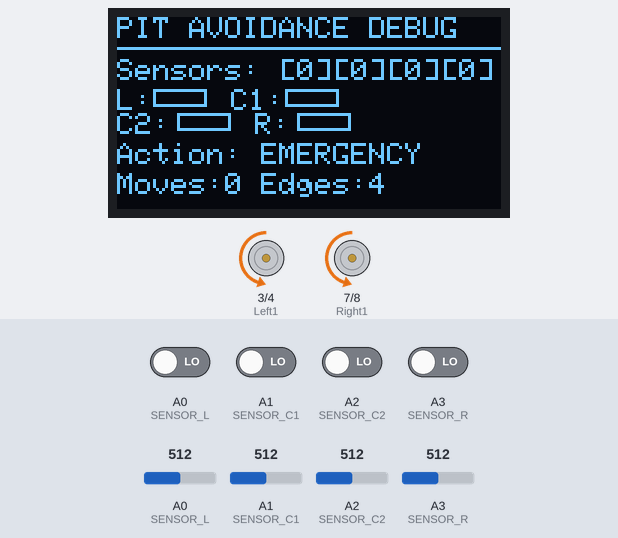
Simulated run of this sketch. Board: Arduino Uno, built with avr-gcc and run on an emulated ATmega328P. Parts: 128×64 one-colour display, motor-driver pin pairs drawn as motors (green arrow = first pin HIGH = forward, orange = second pin HIGH = backward, longer = more drive, scaled by the enable pin). The inputs (shaded band) are chosen by the test bench; at power-on: A0 (SENSOR_L), A1 (SENSOR_C1), A2 (SENSOR_C2), A3 (SENSOR_R) LOW, A0 (SENSOR_L) = 512, A1 (SENSOR_C1) = 512, A2 (SENSOR_C2) = 512, A3 (SENSOR_R) = 512. What the sketch prints to the serial monitor is not drawn.

Above: at 5.2 s.
5.3 s: A3 (SENSOR_R) driven HIGH
At 8.6 s:
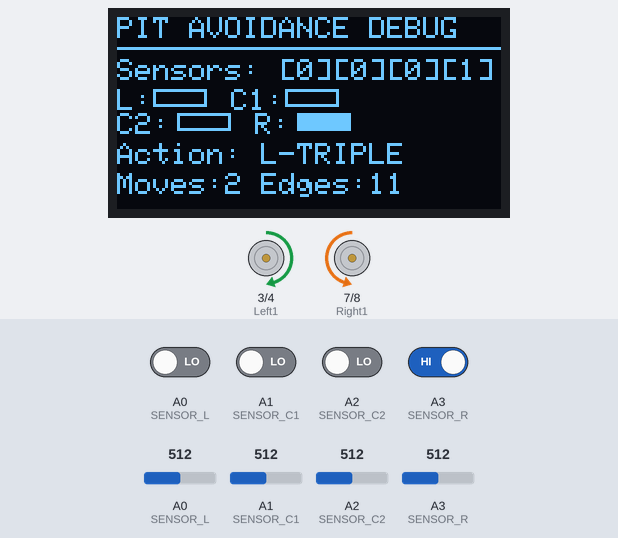
9.0 s: A0 (SENSOR_L) driven HIGH
At 11.03 s:
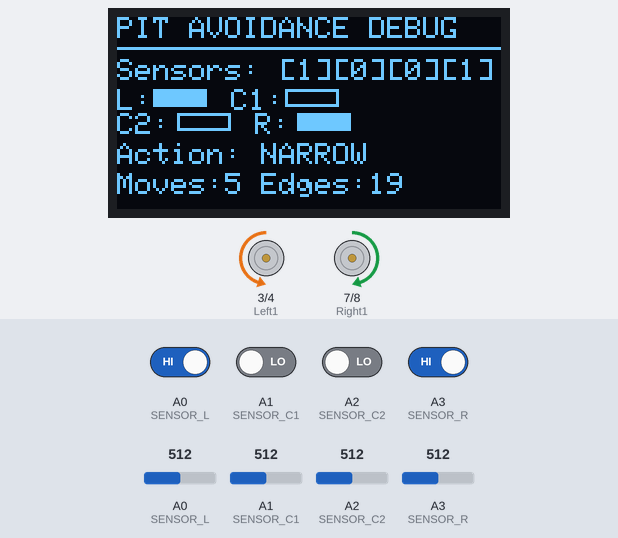
12.3 s: A1 (SENSOR_C1) driven HIGH
At 13.25 s:
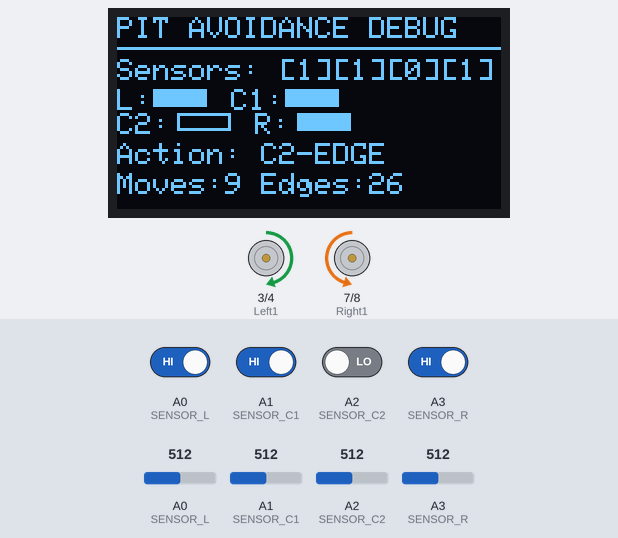
14.6 s: A2 (SENSOR_C2) driven HIGH
At 15.4 s:
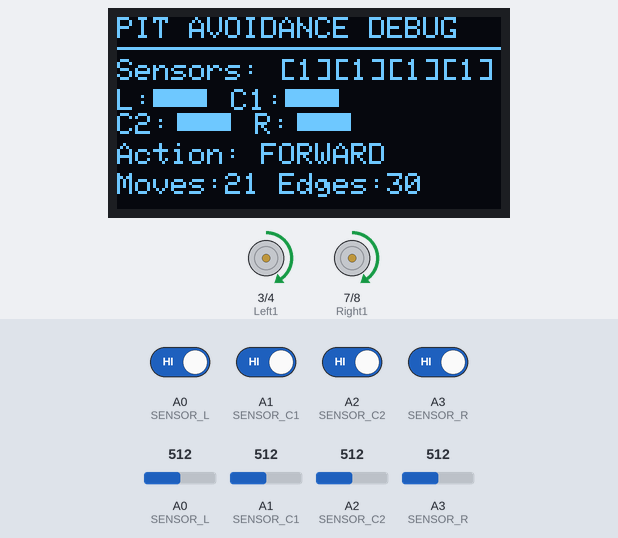
16.9 s: A0 (SENSOR_L) driven LOW
At 17.72 s:
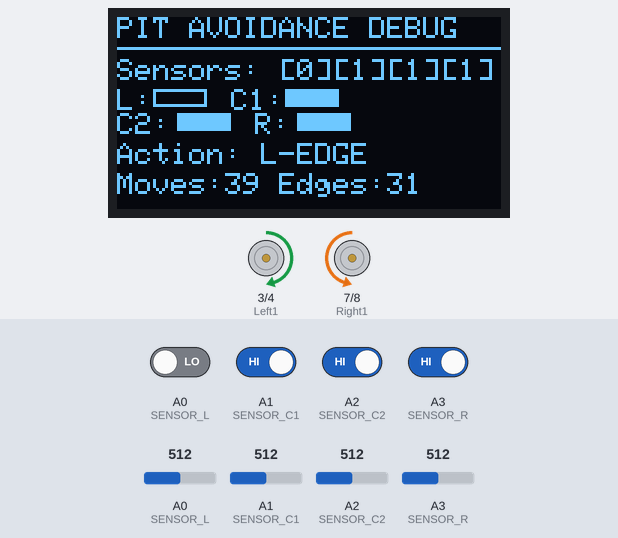
19.2 s: A1 (SENSOR_C1) driven LOW
At 20.58 s:
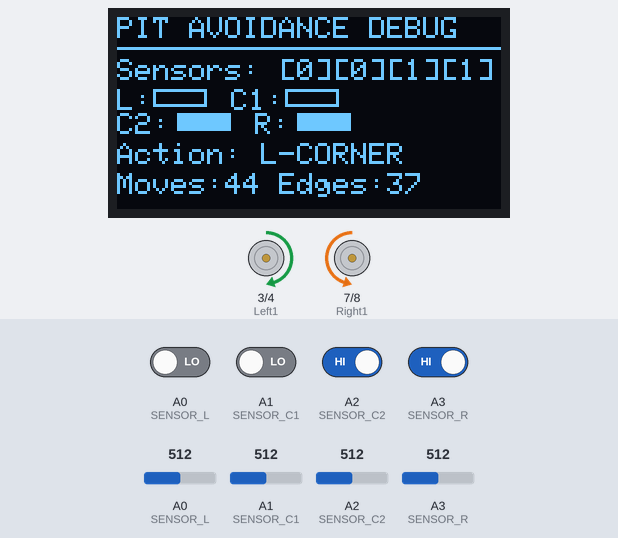
Timing chart, 0 to 23.3 s (numbered marks = the images above; inputs shaded):
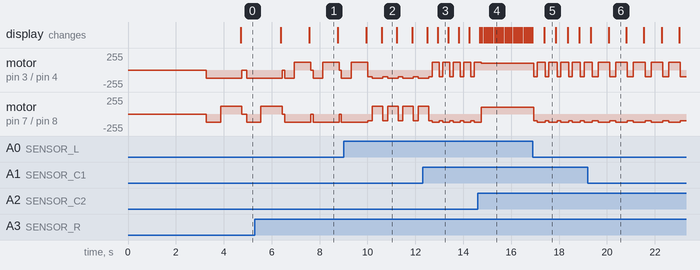

Measured:
- after the input at 5.3 s, the display: first differs from a run without the input after 2.3 s (image 1)
- after the input at 9.0 s, motor on pin 7 (Right1) / pin 8 (Right2): alternates forward 120/255 for 0.44 s and backward 100/255 for 0.20 s, starting after 1.0 s; the display: first differs from a run without the input after 1.6 s (image 2)
- after the input at 12.3 s, motor on pin 3 (Left1) / pin 4 (Left2): alternates forward 120/255 for 0.29 s and backward 100/255 for 0.15 s, starting after 0.40 s; motor on pin 7 (Right1) / pin 8 (Right2): alternates backward 120/255 for 0.29 s and backward 100/255 for 0.15 s, starting after 0.40 s
- after the input at 14.6 s, the display: first differs from a run without the input after 0.18 s (image 4 shows a later state)
- after the input at 16.9 s, motor on pin 3 (Left1) / pin 4 (Left2): alternates forward 120/255 for 0.34 s and backward 100/255 for 0.15 s, starting at once; motor on pin 7 (Right1) / pin 8 (Right2): alternates backward 120/255 for 0.34 s and backward 100/255 for 0.15 s, starting at once; the display: changes after 0.48 s (image 5)
- after the input at 19.2 s, motor on pin 3 (Left1) / pin 4 (Left2): alternates forward 120/255 for 0.49 s and backward 100/255 for 0.25 s, starting after 0.43 s; motor on pin 7 (Right1) / pin 8 (Right2): alternates backward 120/255 for 0.49 s and backward 100/255 for 0.25 s, starting after 0.43 s
- by itself, motor on pin 3 (Left1) / pin 4 (Left2): repeats every 1.2 s: backward 120/255 0.40 s, forward 120/255 0.69 s, stopped 0.10 s
- by itself, motor on pin 7 (Right1) / pin 8 (Right2): repeats every 1.2 s: stopped 0.10 s, backward 120/255 1.1 s

The sketch:

06_Car-1_PitAvoidance_Using_IR.ino
```cpp
// ============================================
// INTELLIGENT PIT AVOIDANCE WITH OLED DEBUG
// ============================================
// Black table = HIGH, White edge = LOW
// OLED on A4 (SDA) and A5 (SCL)
// ============================================

#include <Wire.h>
#include <Adafruit_GFX.h>
#include <Adafruit_SSD1306.h>

// OLED Display settings
#define SCREEN_WIDTH 128
#define SCREEN_HEIGHT 64
#define OLED_RESET -1
Adafruit_SSD1306 display(SCREEN_WIDTH, SCREEN_HEIGHT, &Wire, OLED_RESET);

// Motor pins
#define Left1 3
#define Left2 4
#define Left_Speed 5
#define Right1 7
#define Right2 8
#define Right_Speed 6

// Sensor pins
#define SENSOR_L A0
#define SENSOR_C1 A1
#define SENSOR_C2 A2
#define SENSOR_R A3

// Speed settings
int normalSpeed = 100;
int turnSpeed = 120;

// Statistics
unsigned long moveCount = 0;
unsigned long edgeDetections = 0;
String currentAction = "INIT";

void setup() {
  // Motor pins
  pinMode(Left1, OUTPUT);
  pinMode(Left2, OUTPUT);
  pinMode(Left_Speed, OUTPUT);
  pinMode(Right1, OUTPUT);
  pinMode(Right2, OUTPUT);
  pinMode(Right_Speed, OUTPUT);

  // Sensor pins
  pinMode(SENSOR_L, INPUT);
  pinMode(SENSOR_C1, INPUT);
  pinMode(SENSOR_C2, INPUT);
  pinMode(SENSOR_R, INPUT);

  Serial.begin(9600);

  // Initialize OLED
  if(!display.begin(SSD1306_SWITCHCAPVCC, 0x3C)) {
    Serial.println(F("SSD1306 allocation failed"));
    for(;;);
  }

  display.clearDisplay();
  display.setTextSize(1);
  display.setTextColor(WHITE);

  // Startup screen
  showStartupScreen();
  delay(3000);

  Serial.println("System Ready!");
}

void loop() {
  // Read sensors (BLACK table = HIGH, WHITE edge = LOW)
  int L = digitalRead(SENSOR_L);
  int C1 = digitalRead(SENSOR_C1);
  int C2 = digitalRead(SENSOR_C2);
  int R = digitalRead(SENSOR_R);

  // Read analog values for display
  int aL = analogRead(SENSOR_L);
  int aC1 = analogRead(SENSOR_C1);
  int aC2 = analogRead(SENSOR_C2);
  int aR = analogRead(SENSOR_R);

  // Intelligent decision making
  makeDecision(L, C1, C2, R);

  // Update OLED display
  updateOLED(L, C1, C2, R, aL, aC1, aC2, aR);

  // Serial debug
  serialDebug(L, C1, C2, R);

  moveCount++;
  delay(50);
}

// ============================================
// INTELLIGENT DECISION ALGORITHM
// ============================================
void makeDecision(int L, int C1, int C2, int R) {

  // ALL ON BLACK TABLE - SAFE
  if(L == HIGH && C1 == HIGH && C2 == HIGH && R == HIGH) {
    currentAction = "FORWARD";
    forward(normalSpeed);
  }

  // ═══════════════════════════════════════════
  // SINGLE EDGE DETECTION
  // ═══════════════════════════════════════════

  // LEFT EDGE ONLY
  else if(L == LOW && C1 == HIGH && C2 == HIGH && R == HIGH) {
    currentAction = "L-EDGE";
    edgeDetections++;
    avoidLeft();
  }

  // RIGHT EDGE ONLY
  else if(L == HIGH && C1 == HIGH && C2 == HIGH && R == LOW) {
    currentAction = "R-EDGE";
    edgeDetections++;
    avoidRight();
  }

  // CENTER1 EDGE ONLY
  else if(L == HIGH && C1 == LOW && C2 == HIGH && R == HIGH) {
    currentAction = "C1-EDGE";
    edgeDetections++;
    avoidCenter1();
  }

  // CENTER2 EDGE ONLY
  else if(L == HIGH && C1 == HIGH && C2 == LOW && R == HIGH) {
    currentAction = "C2-EDGE";
    edgeDetections++;
    avoidCenter2();
  }

  // ═══════════════════════════════════════════
  // DOUBLE EDGE DETECTION (CORNER/DANGER)
  // ═══════════════════════════════════════════

  // LEFT CORNER (L + C1)
  else if(L == LOW && C1 == LOW && C2 == HIGH && R == HIGH) {
    currentAction = "L-CORNER";
    edgeDetections += 2;
    avoidLeftCorner();
  }

  // RIGHT CORNER (C2 + R)
  else if(L == HIGH && C1 == HIGH && C2 == LOW && R == LOW) {
    currentAction = "R-CORNER";
    edgeDetections += 2;
    avoidRightCorner();
  }

  // BOTH CENTERS (C1 + C2) - Narrow path ahead
  else if(L == HIGH && C1 == LOW && C2 == LOW && R == HIGH) {
    currentAction = "NARROW";
    edgeDetections += 2;
    avoidNarrowPath();
  }

  // BOTH SIDES (L + R) - Very narrow or stuck
  else if(L == LOW && C1 == HIGH && C2 == HIGH && R == LOW) {
    currentAction = "SIDES";
    edgeDetections += 2;
    avoidBothSides();
  }

  // ═══════════════════════════════════════════
  // TRIPLE EDGE DETECTION (CRITICAL)
  // ═══════════════════════════════════════════

  // LEFT TRIPLE (L + C1 + C2)
  else if(L == LOW && C1 == LOW && C2 == LOW && R == HIGH) {
    currentAction = "L-TRIPLE";
    edgeDetections += 3;
    emergencyRight();
  }

  // RIGHT TRIPLE (C1 + C2 + R)
  else if(L == HIGH && C1 == LOW && C2 == LOW && R == LOW) {
    currentAction = "R-TRIPLE";
    edgeDetections += 3;
    emergencyLeft();
  }

  // FRONT TRIPLE (L + C1 + R or L + C2 + R)
  else if((L == LOW && C1 == LOW && C2 == HIGH && R == LOW) ||
          (L == LOW && C1 == HIGH && C2 == LOW && R == LOW)) {
    currentAction = "F-TRIPLE";
    edgeDetections += 3;
    emergencyBackup();
  }

  // ═══════════════════════════════════════════
  // ALL EDGES - EMERGENCY (Robot lifted or all edges)
  // ═══════════════════════════════════════════

  else if(L == LOW && C1 == LOW && C2 == LOW && R == LOW) {
    currentAction = "EMERGENCY";
    edgeDetections += 4;
    fullEmergency();
  }

  // ═══════════════════════════════════════════
  // UNKNOWN PATTERN - SAFE DEFAULT
  // ═══════════════════════════════════════════

  else {
    currentAction = "UNKNOWN";
    safeDefault();
  }
}

// ============================================
// AVOIDANCE MANEUVERS
// ============================================

// Single edge avoidance
void avoidLeft() {
  backward(normalSpeed);
  delay(150);
  turnRight(turnSpeed);
  delay(250);
}

void avoidRight() {
  backward(normalSpeed);
  delay(150);
  turnLeft(turnSpeed);
  delay(250);
}

void avoidCenter1() {
  backward(normalSpeed);
  delay(150);
  turnLeft(turnSpeed);
  delay(200);
}

void avoidCenter2() {
  backward(normalSpeed);
  delay(150);
  turnRight(turnSpeed);
  delay(200);
}

// Corner avoidance
void avoidLeftCorner() {
  backward(normalSpeed);
  delay(250);
  turnRight(turnSpeed);
  delay(400);
}

void avoidRightCorner() {
  backward(normalSpeed);
  delay(250);
  turnLeft(turnSpeed);
  delay(400);
}

void avoidNarrowPath() {
  backward(normalSpeed);
  delay(200);
  turnLeft(turnSpeed);
  delay(350);
}

void avoidBothSides() {
  backward(normalSpeed);
  delay(300);
  turnLeft(turnSpeed);
  delay(450);
}

// Emergency maneuvers
void emergencyLeft() {
  Stop();
  delay(100);
  backward(turnSpeed);
  delay(400);
  turnLeft(turnSpeed);
  delay(600);
}

void emergencyRight() {
  Stop();
  delay(100);
  backward(turnSpeed);
  delay(400);
  turnRight(turnSpeed);
  delay(600);
}

void emergencyBackup() {
  Stop();
  delay(100);
  backward(turnSpeed);
  delay(500);
  turnLeft(turnSpeed);
  delay(700);
}

void fullEmergency() {
  Stop();
  delay(200);
  backward(turnSpeed);
  delay(600);
  turnLeft(turnSpeed);
  delay(800);
}

void safeDefault() {
  backward(normalSpeed);
  delay(200);
  turnLeft(turnSpeed);
  delay(300);
}

// ============================================
// MOTOR CONTROL FUNCTIONS
// ============================================

void forward(int speed) {
  analogWrite(Left_Speed, speed);
  analogWrite(Right_Speed, speed);
  digitalWrite(Left1, HIGH);
  digitalWrite(Left2, LOW);
  digitalWrite(Right1, HIGH);
  digitalWrite(Right2, LOW);
}

void backward(int speed) {
  analogWrite(Left_Speed, speed);
  analogWrite(Right_Speed, speed);
  digitalWrite(Left1, LOW);
  digitalWrite(Left2, HIGH);
  digitalWrite(Right1, LOW);
  digitalWrite(Right2, HIGH);
}

void turnLeft(int speed) {
  analogWrite(Left_Speed, speed);
  analogWrite(Right_Speed, speed);
  digitalWrite(Left1, LOW);
  digitalWrite(Left2, HIGH);
  digitalWrite(Right1, HIGH);
  digitalWrite(Right2, LOW);
}

void turnRight(int speed) {
  analogWrite(Left_Speed, speed);
  analogWrite(Right_Speed, speed);
  digitalWrite(Left1, HIGH);
  digitalWrite(Left2, LOW);
  digitalWrite(Right1, LOW);
  digitalWrite(Right2, HIGH);
}

void Stop() {
  digitalWrite(Left1, LOW);
  digitalWrite(Left2, LOW);
  digitalWrite(Right1, LOW);
  digitalWrite(Right2, LOW);
}

// ============================================
// OLED DISPLAY FUNCTIONS
// ============================================

void showStartupScreen() {
  display.clearDisplay();
  display.setTextSize(2);
  display.setCursor(10, 5);
  display.println("PIT AVOID");

  display.setTextSize(1);
  display.setCursor(15, 28);
  display.println("Intelligent AI");

  display.setCursor(5, 45);
  display.println("Black Table Mode");

  display.display();
}

void updateOLED(int L, int C1, int C2, int R, int aL, int aC1, int aC2, int aR) {
  display.clearDisplay();

  // Title
  display.setTextSize(1);
  display.setCursor(0, 0);
  display.println("PIT AVOIDANCE DEBUG");
  display.drawLine(0, 10, 128, 10, WHITE);

  // Sensor status (visual representation)
  display.setCursor(0, 14);
  display.print("Sensors: [");
  display.print(L ? "1" : "0");
  display.print("][");
  display.print(C1 ? "1" : "0");
  display.print("][");
  display.print(C2 ? "1" : "0");
  display.print("][");
  display.print(R ? "1" : "0");
  display.println("]");

  // Visual sensor bar
  display.setCursor(0, 24);
  display.print("L:");
  drawSensorBar(12, 24, L);
  display.setCursor(38, 24);
  display.print("C1:");
  drawSensorBar(56, 24, C1);

  display.setCursor(0, 32);
  display.print("C2:");
  drawSensorBar(20, 32, C2);
  display.setCursor(46, 32);
  display.print("R:");
  drawSensorBar(60, 32, R);

  // Current action
  display.setCursor(0, 42);
  display.print("Action: ");
  display.setTextSize(1);
  display.println(currentAction);

  // Statistics
  display.setTextSize(1);
  display.setCursor(0, 52);
  display.print("Moves:");
  display.print(moveCount);
  display.print(" Edges:");
  display.println(edgeDetections);

  display.display();
}

void drawSensorBar(int x, int y, int value) {
  if(value == HIGH) {
    display.fillRect(x, y, 18, 6, WHITE);  // Full bar (on black)
  } else {
    display.drawRect(x, y, 18, 6, WHITE);  // Empty bar (at edge)
  }
}

// ============================================
// SERIAL DEBUG
// ============================================

void serialDebug(int L, int C1, int C2, int R) {
  Serial.print("Sensors:[");
  Serial.print(L);
  Serial.print("][");
  Serial.print(C1);
  Serial.print("][");
  Serial.print(C2);
  Serial.print("][");
  Serial.print(R);
  Serial.print("] Action: ");
  Serial.print(currentAction);
  Serial.print(" | Edges: ");
  Serial.print(edgeDetections);
  Serial.print(" | Moves: ");
  Serial.println(moveCount);
}
```
